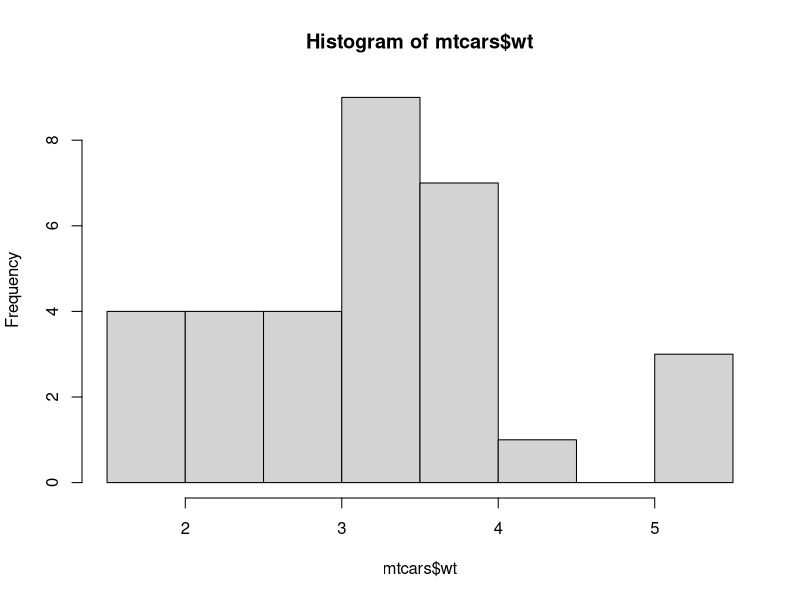
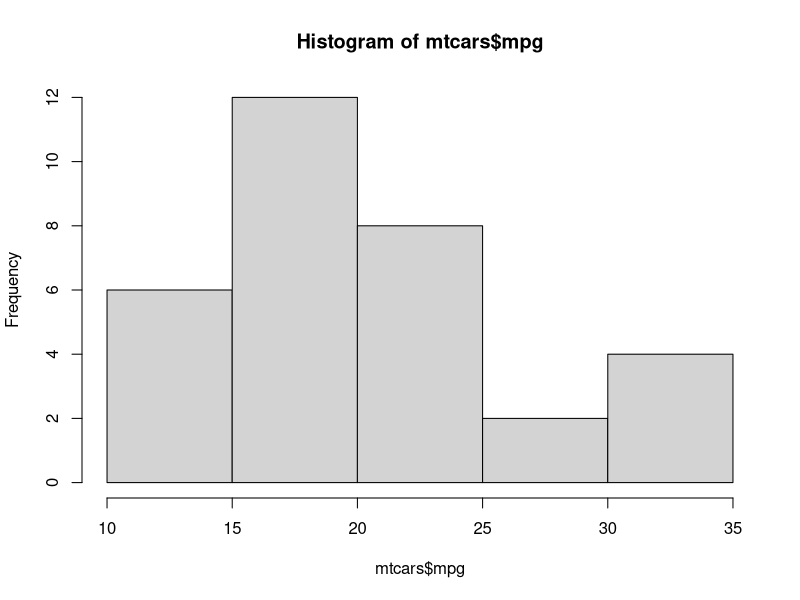
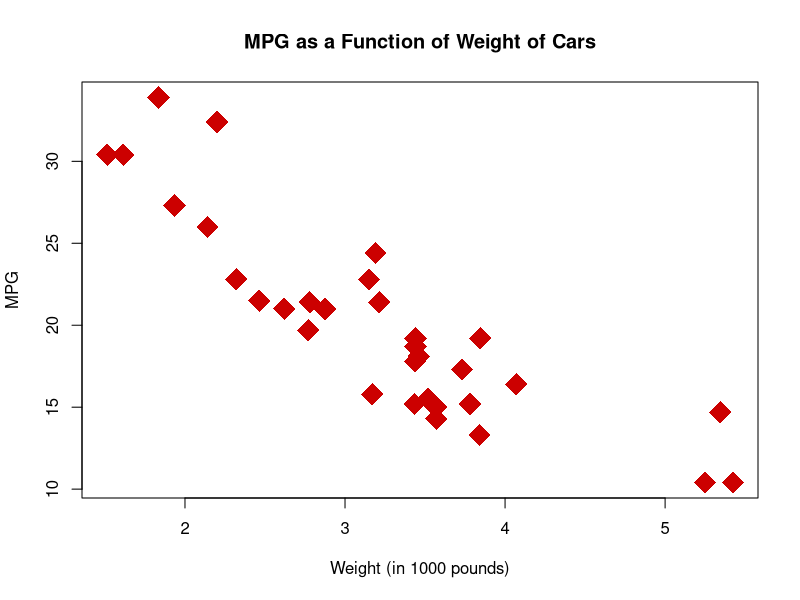

The R source for these figures, in order:
library(datasets)

head(mtcars)


#Show the variables separately
hist(mtcars$wt)
hist(mtcars$mpg)

# plot(mtcars$wt, mtcars$mpg)

#Add options to the graph

plot(mtcars$wt, mtcars$mpg,
pch = 18, #makes the dots solid
cex = 3, #determines the size of the dots
col = "#cc0000", #sets the folor
main = "MPG as a Function of Weight of Cars", #name of the graph
xlab = "Weight (in 1000 pounds)", #the weight is the independant variable
ylab = "MPG") #The MPG is determined by the weight

